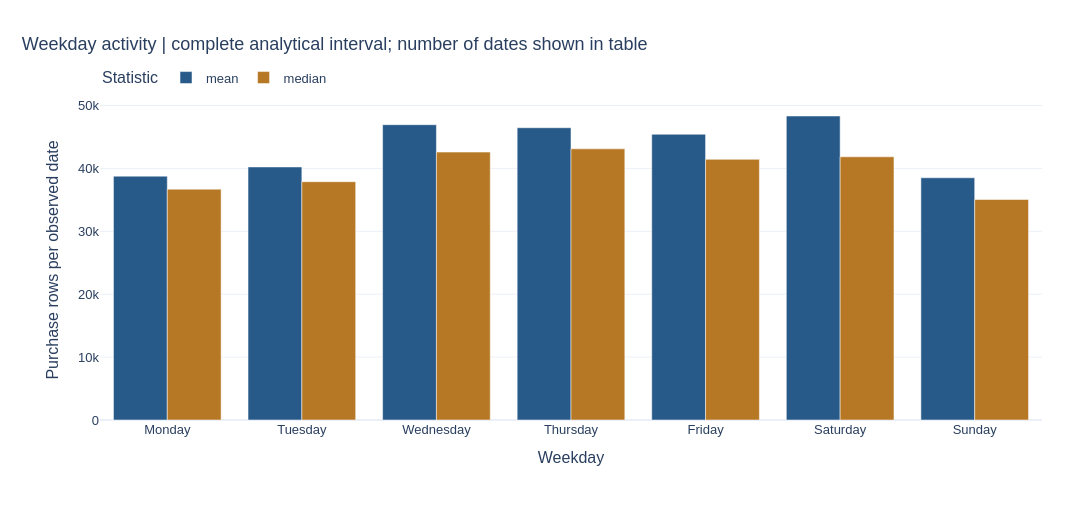

The notebook cell this image was saved under:
### Markdown cell above
## 3. Weekday activity

**Question.** Do weekday comparisons depend on the summary statistic?

### Code cell
daily['weekday_number'] = daily['t_dat'].dt.dayofweek
weekday = daily.groupby('weekday_number')['transaction_rows'].agg(['size','mean','median']).reset_index()
weekday['weekday'] = ['Monday','Tuesday','Wednesday','Thursday','Friday','Saturday','Sunday']
display(weekday)
fig = px.bar(weekday, x='weekday', y=['mean','median'], barmode='group',
    labels={'value':'Purchase rows per observed date','variable':'Statistic','weekday':'Weekday'},
    title='Weekday activity | complete analytical interval; number of dates shown in table')
show_figure(fig, PROJECT_ROOT, 'eda_weekday')

### Figure 1 — Plotly figure (JSON) as saved in the notebook; plotly's stock layout.template omitted (floating-point values rounded to 4 significant figures)
{"data": [{"alignmentgroup": "True", "hovertemplate": "Statistic=mean<br>Weekday=%{x}<br>Purchase rows per observed date=%{y}<extra></extra>", "legendgroup": "mean", "marker": {"color": "#285A89", "pattern": {"shape": ""}}, "name": "mean", "offsetgroup": "mean", "orientation": "v", "showlegend": true, "textposition": "auto", "type": "bar", "x": ["Monday", "Tuesday", "Wednesday", "Thursday", "Friday", "Saturday", "Sunday"], "xaxis": "x", "y": [38770.0, 40230.0, 46940.0, 46460.0, 45420.0, 48330.0, 38510.0], "yaxis": "y"}, {"alignmentgroup": "True", "hovertemplate": "Statistic=median<br>Weekday=%{x}<br>Purchase rows per observed date=%{y}<extra></extra>", "legendgroup": "median", "marker": {"color": "#B67824", "pattern": {"shape": ""}}, "name": "median", "offsetgroup": "median", "orientation": "v", "showlegend": true, "textposition": "auto", "type": "bar", "x": ["Monday", "Tuesday", "Wednesday", "Thursday", "Friday", "Saturday", "Sunday"], "xaxis": "x", "y": [36700.0, 37880.0, 42580.0, 43110.0, 41440.0, 41840.0, 35060.0], "yaxis": "y"}], "layout": {"barmode": "group", "colorway": ["#285A89", "#B67824", "#687B38", "#9B596D", "#78629A"], "font": {"family": "Arial", "size": 13}, "height": 520, "legend": {"orientation": "h", "title": {"text": "Statistic"}, "tracegroupgap": 0, "x": 0, "y": 1.02, "yanchor": "bottom"}, "margin": {"b": 100, "l": 100, "r": 50, "t": 100}, "title": {"font": {"size": 18}, "text": "Weekday activity | complete analytical interval; number of dates shown in table", "x": 0.02, "xanchor": "left"}, "width": 1100, "xaxis": {"anchor": "y", "domain": [0, 1], "title": {"text": "Weekday"}}, "yaxis": {"anchor": "x", "domain": [0, 1], "title": {"text": "Purchase rows per observed date"}}}}
